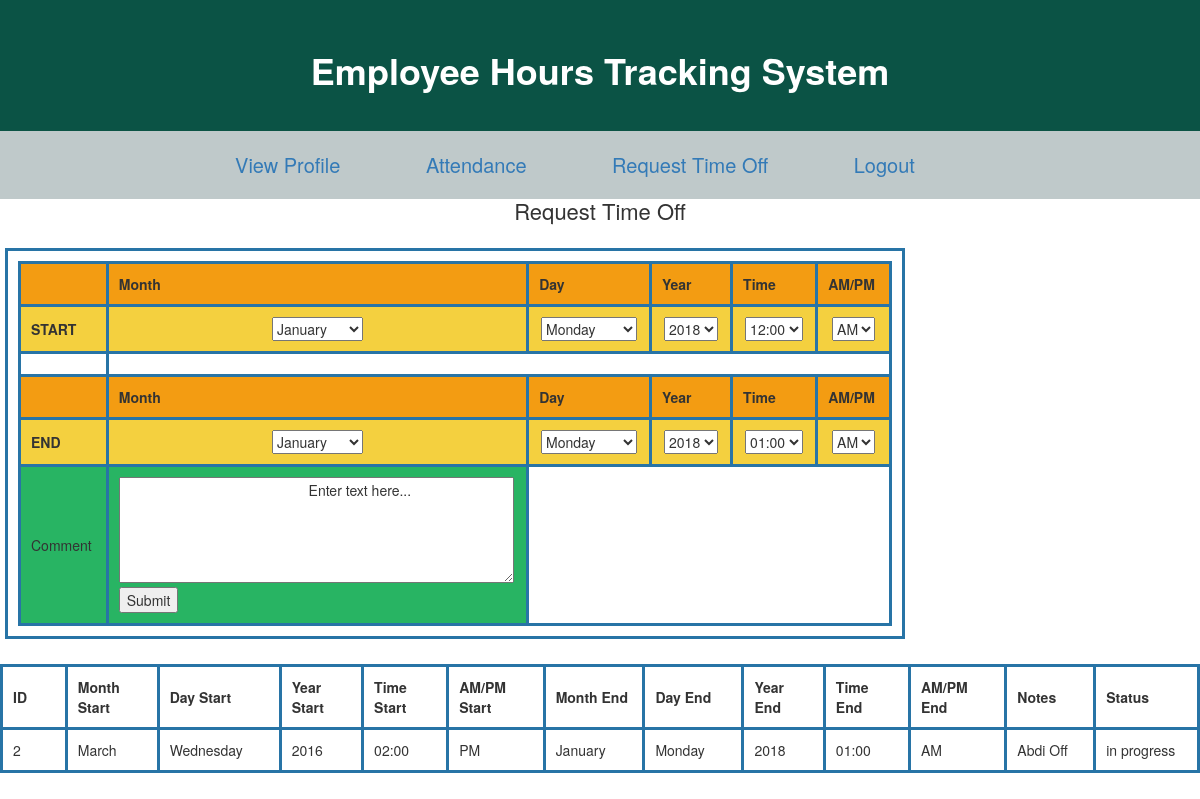
Page /user_pto.php (signed in) on the committed database.
### tables this page shows
CREATE TABLE `pto_request` (
  `pto_ID` int(11) NOT NULL,
  `emp_ID` int(11) NOT NULL,
  `month_start` varchar(45) NOT NULL,
  `day_start` varchar(45) NOT NULL,
  `year_start` varchar(45) NOT NULL,
  `time_start` varchar(45) NOT NULL,
  `ampm_start` varchar(45) NOT NULL,
  `month_end` varchar(45) NOT NULL,
  `day_end` varchar(45) NOT NULL,
  `year_end` varchar(45) NOT NULL,
  `time_end` varchar(45) NOT NULL,
  `ampm_end` varchar(45) NOT NULL,
  `pto_notes` text NOT NULL,
  `pto_status` varchar(11) NOT NULL DEFAULT 'In progress'
);

### user_pto.php (the view, shortened to what this page needs)
<!Doctype html>
<html>
   <head>
		<link rel="stylesheet" href="https://maxcdn.bootstrapcdn.com/bootstrap/3.3.7/css/bootstrap.min.css">
		<link rel="stylesheet" href="https://maxcdn.bootstrapcdn.com/bootstrap/3.3.7/css/bootstrap-theme.min.css">
       <link rel="stylesheet" href="view_profile+pto_request.css">
   </head>
<body>
<header>
	<div class="tit">
		<h1><b>Employee Hours Tracking System</b></h1>
	</div>
</header>
    <div>
       <ul class="nav">
			<li><a href="user_view_profile.php">View Profile</a></li>
            <li><a href="user_attendance.php">Attendance</a></li>
            <li><a href="user_pto.php">Request Time Off</a></li>
            <li><a href="logout.php">Logout</a></li>
        </ul>
    </div>
	<h2>Request Time Off</h2>
    <form action="user_pto_request.php" method='post'>
		<div class="table">
		<table bg="#28B463  ">
		   <tr bgcolor="#F39C12">
			  <th></th>
			  <th>Month</th>
			  <th>Day</th>
			  <th>Year</th>
			  <th>Time</th>
			  <th>AM/PM</th>
		   </tr>
			<tr align="center" bgcolor="#F4D03F">
				<th>START</th>
				<td>
					<select name ='month_start' id='month'>
					  <option value='January'>January</option>
					</select>
				</td>
				<td>
					<select name ='day_start' id='day'>
					  <option value='Monday'>Monday</option>
					</select>
				</td>
				<td>
					<select name ='year_start' id='month'>
					  <option value='2018'>2018</option>
					</select>
				</td>
				<td>
					<select name ='time_start' id='month'>
						  <option value='12:00'>12:00</option>
					</select>
				</td>
				<td>
					<select name ='ampm_start' id='dayddl'>
						  <option value='AM'>AM</option>
					</select>
				</td>
			<tr align="center">
				<td>
				</td>
			</tr>
			<tr bgcolor="#F39C12">
				  <th></th>
				  <th>Month</th>
				  <th>Day</th>
				  <th>Year</th>
				  <th>Time</th>
				  <th>AM/PM</th>
			</tr>
			<tr align="center" bgcolor="#F4D03F">
					<th>END</th>
				 <td>
					<select name ='month_end' id='month'>
						  <option value='January'>January</option>
					</select>
				</td>
				<td>
					<select name ='day_end' id='day'>
						  <option value='Monday'>Monday</option>
					</select>
				</td>
				<td>
					 <select name ='year_end' id='year'>
						  <option value='2018'>2018</option>
					  </select>
				</td>
				<td>
					<select name ='time_end' id='timee>
						  <option value='12:00'>12:00</option>
						  <option value='01:00'>01:00</option>
					</select>
				</td>
				<td>
					<select name ='ampm_end' id='dayddl'>
						<option value='AM'>AM</option>
					</select>
				</td>
			</tr>
			<tr bgcolor="#28B463">
			   <td>Comment</td>
				<td>
					<textarea cols="50" rows="5" name="comments" id="usrform">
						Enter text here...
					</textarea>
					<input type="submit" name="button" value="Submit">
				</td>
			</tr>
		</tr>
		</table>
		</div>
</form>
<br>
<div class="display_table">
	<form action="display_table">
		<table>
			<tr>
				<th>ID</th>
				<th>Month Start</th>
				<th>Day Start</th>
				<th>Year Start</th>
				<th>Time Start</th>
				<th>AM/PM Start</th>
				<th>Month End</th>
				<th>Day End</th>
				<th>Year End</th>
				<th>Time End</th>
				<th>AM/PM End</th>
				<th>Notes</th>
				<th>Status</th>
			</tr>
					<?php
						$user_ID = $_SESSION["employee_id"];
						include ("database_connection.php");
						$sql = "SELECT emp_ID, month_start, day_start, year_start, time_start, ampm_start,
											 month_end, day_end, year_end, time_end, ampm_end, pto_notes, pto_status FROM pto_request WHERE emp_ID = '{$user_ID}'";
						$result = $conn-> query($sql);
						if($result-> num_rows > 0) {
							while ($row = $result-> fetch_assoc()) {
								echo "<tr><td>". $row["emp_ID"] ."</td><td>". $row["month_start"] ."</td><td>". $row["day_start"] ."</td>
										  <td>". $row["year_start"] ."</td><td>". $row["time_start"] ."</td><td>". $row["ampm_start"] ."</td>
										  <td>". $row["month_end"] ."</td><td>". $row["day_end"] ."</td><td>". $row["year_end"] ."</td>
										  <td>". $row["time_end"] ."</td><td>". $row["ampm_end"] ."</td><td>". $row["pto_notes"] ."</td><td>". $row["pto_status"] ."</td></tr>";
							}
							echo "</table>";
						}
						else {
							echo "0 result";
						}
			        ?>
	</form>
</div>
</body>
</html>

### view_profile+pto_request.css (style rules this page uses)
.nav { background-color: #BFC9CA; color: black; font-size: 20px; list-style: none; text-align: center; padding: 10px; margin-top: 0px; }
.nav > li { display: inline-block; padding-right: 50px; }
h2 { margin: 0; padding: 0 0 20px; text-align: center; font-size: 22px; }
.tit { text-align: center; background:#0B5345 ; color: white; margin: auto; padding: 30px; }
.table, th, td, tr { border: solid #2874A6; padding: 10px; margin: 5px; width: 900px; }

### rows in the picture
pto_request: emp_ID "2", month_start "March", day_start "Wednesday", year_start "2016", time_start "02:00", ampm_start "PM", month_end "January", day_end "Monday", year_end "2018", time_end "01:00", ampm_end "AM", pto_notes "Abdi Off", pto_status "in progress"
